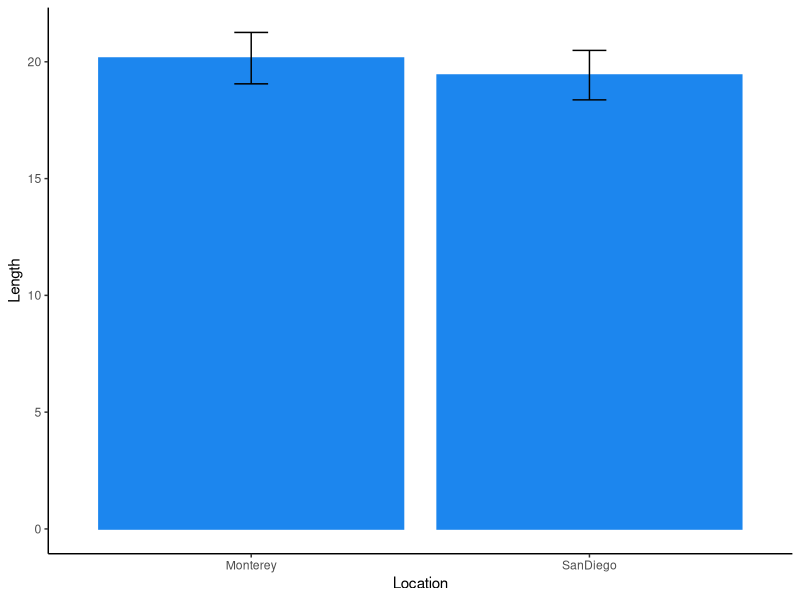
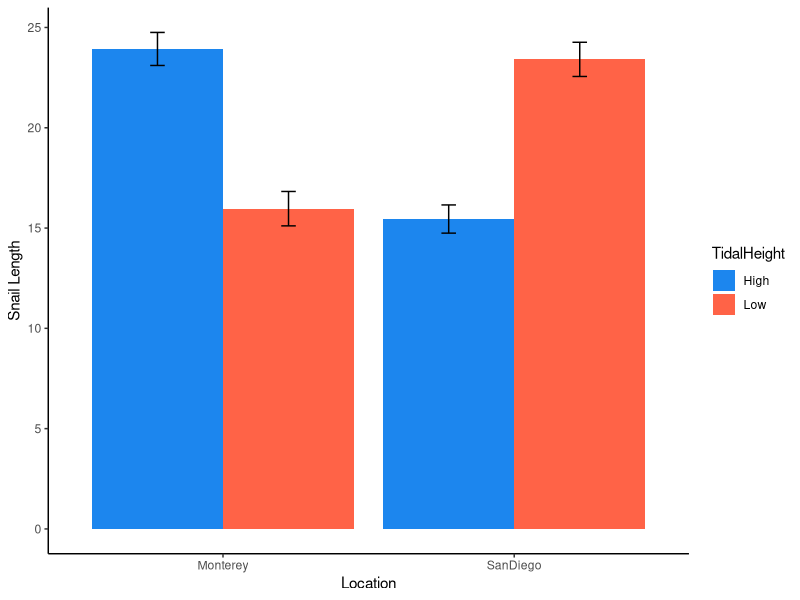

R code for these plots, in order:
## ---- chunk 1
knitr::opts_chunk$set(echo = TRUE)

#clear environment prior to runing code
rm(list=ls()) 

#load libraries
library(here)
library(tidyverse)
library(dplyr)
library(ggplot2)
library(psych)

## ---- chunk 2

snail_data <- read.csv(here("Data", "SnailData.csv"))

snail_data <- snail_data %>% 
  na.omit()

## ---- chunk 3

#mean weight of snails 
mean.weight <- mean(snail_data$Weight)
mean.weight 

#mean length of snails 
mean.length <- mean(snail_data$Length) 
mean.length 

#standard deviation of snail length 
sd.length <- sd(snail_data$Length)
sd.length

#standard error of snail length 
# equation: se = sd/sqrt(n).
se.length<-sd(snail_data$Length)/sqrt(length(snail_data$Length))
se.length

## ---- chunk 4

#summary statistics by location
location.stats <- describeBy(snail_data, group=snail_data$Location)
location.stats

#summary statistics by location tide
tidal.stats <- describeBy(snail_data, group=snail_data$TidalHeight)
tidal.stats

location.tidal.stats <- describeBy(snail_data, list(snail_data$Location, snail_data$TidalHeight))

## ---- chunk 5

#filter for only the San Diego site 
SD.site <- snail_data %>%
  filter(Location == "SanDiego")
glimpse(SD.site)

#filter for the San Diego site and for low tide 
SD.site.lowtide <- snail_data %>%
  filter(Location =="SanDiego", TidalHeight=="Low")
glimpse(SD.site.lowtide)

#summary statistics using Tidy
summary_snails <- snail_data %>% 
   summarize(mean=mean(Length, na.rm=TRUE), std_dev=sd(Length, na.rm=TRUE))
summary_snails

summarybygroup <- snail_data %>%
  group_by(Location, TidalHeight) %>%
  summarize(mean=mean(Length, na.rm=TRUE), std_dev=sd(Length, na.rm=TRUE))
summarybygroup

## ---- chunk 6

graphdata <- snail_data %>%
  group_by(Location) %>%
  summarize(meanLength=mean(Length, na.rm=TRUE), se=sd(Length, na.rm=TRUE)/sqrt(length(Length)))

p<-ggplot(graphdata, aes(x=Location, y=meanLength))+
  theme(panel.grid.major = element_blank(), panel.grid.minor = element_blank(),
           panel.background = element_blank(), axis.line = element_line(colour = "black"))+
  geom_bar(stat="identity", color="dodgerblue2", fill="dodgerblue2", position="dodge", size=0.6)+ labs(x="Location", y="Length")+ 
  geom_errorbar(aes(ymax=meanLength+se, ymin=meanLength-se), position=position_dodge(0.9), width=0.1) 

print(p)

graphdata2 <- snail_data %>%
  group_by(Location, TidalHeight) %>%
  summarize(meanLength=mean(Length, na.rm=TRUE), se=sd(Length, na.rm=TRUE)/sqrt(length(Length)))

p2 <- ggplot(graphdata2, aes(x=Location, y=meanLength, fill=factor(TidalHeight), group=factor(TidalHeight))) + #basic plot with TidalHeight as a grouping factor
  theme(panel.grid.major = element_blank(), panel.grid.minor = element_blank(),
        panel.background = element_blank(), axis.line = element_line(colour = "black"))+
  geom_bar(stat="identity", position="dodge", size=0.6) + #determines the bar width
  geom_errorbar(aes(ymax=meanLength+se, ymin=meanLength-se), stat="identity", position=position_dodge(width=0.9), width=0.1) + #adds error bars
  labs(x="Location", y="Snail Length", fill="TidalHeight") + #labels the x and y axes
  scale_fill_manual(values=c("Low"="tomato","High"="dodgerblue2")) #fill colors for the bars

print(p2)

